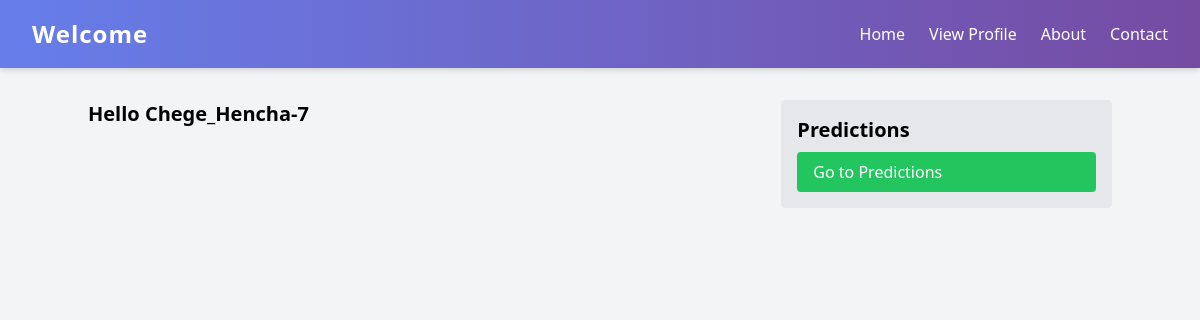
Page / (signed in) on the earlier database version.
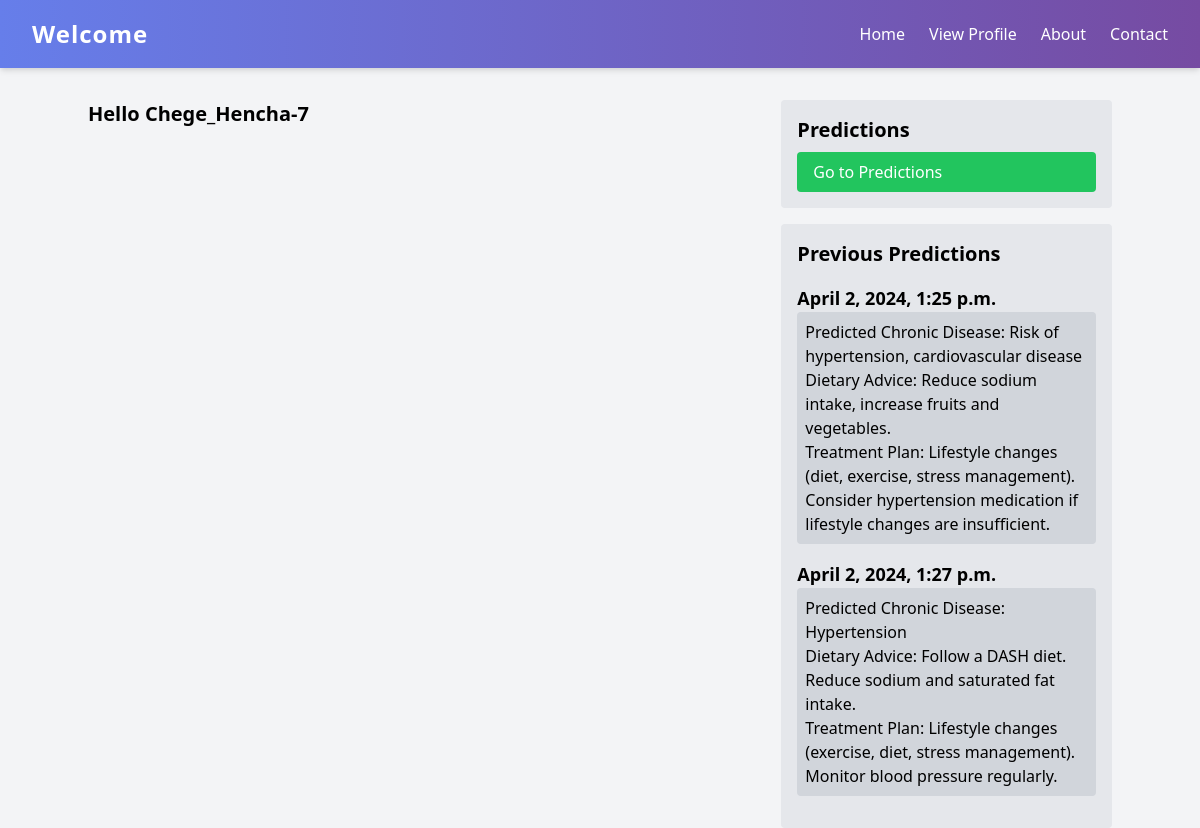
Same page on the later database version.
### apps/prediction/models.py (models this page shows, shortened)
class Prediction(models.Model):
    user = models.ForeignKey(User, on_delete=models.CASCADE, related_name='predictions')
    input_data = models.TextField()
    generated_text = models.TextField()
    created_at = models.DateTimeField(auto_now_add=True)

### apps/main/views.py (the view)
# urls.py: path('', home, name='home'),
@login_required
def home(request):
    if request.user.is_authenticated:
        user_predictions = request.user.predictions.all()
    else:
        user_predictions = None
    context = {
        'predictions': user_predictions
    }
    return render(request, 'main/home.html', context)

### apps/main/templates/main/home.html (shortened to what this page needs)
<!DOCTYPE html>
<html lang="en">
<head>
    <script src="https://cdn.tailwindcss.com"></script>
    {% url 'users:login' as login_url %}
</head>
<body class="bg-gray-100">
    <nav class="navbar-main flex justify-between items-center px-8 py-4 text-white">
        <div class="navbar-brand">Welcome</div>
        <div class="flex space-x-6">
            <a href="{% url 'main:home' %}" class="nav-link">Home</a>
            <a href="{% url 'users:profile' %}" class="nav-link">View Profile</a>
            <a href="#" class="nav-link">About</a>
            <a href="#" class="nav-link">Contact</a>
        </div>
    </nav>
    <div class="container mx-auto mt-8">
        <div class="grid grid-cols-3 gap-4">
            <div class="col-span-2">
                <h1 class="text-xl font-bold mb-4">Hello {{ request.user.username }}</h1>
            </div>
            <div>
                <div class="bg-gray-200 p-4 rounded mb-4">
                    <h2 class="text-xl font-semibold mb-2">Predictions</h2>
                    <a href="{% url 'prediction:generate_texts' %}" class="block px-4 py-2 rounded bg-green-500 hover:bg-green-600 text-white">Go to Predictions</a>
                </div>
                {% if predictions %}
                <div class="bg-gray-200 p-4 rounded">
                    <h2 class="text-xl font-semibold mb-4">Previous Predictions</h2>
                    {% for prediction in predictions %}
                    <div class="mb-4">
                        <h3 class="text-lg font-bold">{{ prediction.created_at }}</h3>
                        <p class="bg-gray-300 p-2 rounded">{{ prediction.generated_text|linebreaksbr }}</p>
                    </div>
                    {% endfor %}
                </div>
                {% endif %}
            </div>
        </div>
    </div>
</body>
</html>

Differences in the rows shown:
added Prediction: created_at "April 2, 2024, 1:25 p.m.", generated_text "Predicted Chronic Disease: Risk of hypertension, cardiovascular disease Dietary Advice: Reduce sodium intake, increase fruits and vegetables. Treatment Plan: Lifestyle changes (diet, exercise, stress management). Consider hypertension medication if lifestyle changes are insufficient."
added Prediction: created_at "April 2, 2024, 1:27 p.m.", generated_text "Predicted Chronic Disease: Hypertension Dietary Advice: Follow a DASH diet. Reduce sodium and saturated fat intake. Treatment Plan: Lifestyle changes (exercise, diet, stress management). Monitor blood pressure regularly."
Other differences:
text now shown: "Previous Predictions"
